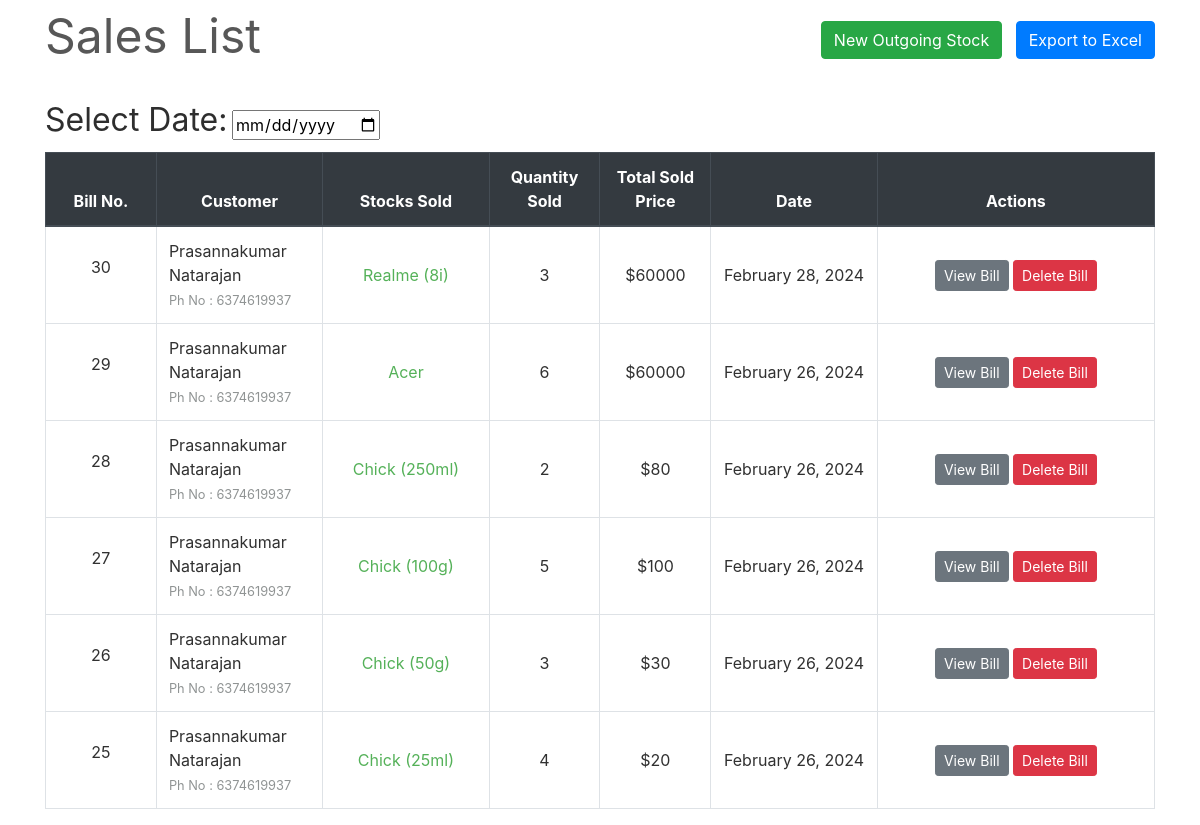
/transactions/sales/, run on an earlier commit of the app's database.
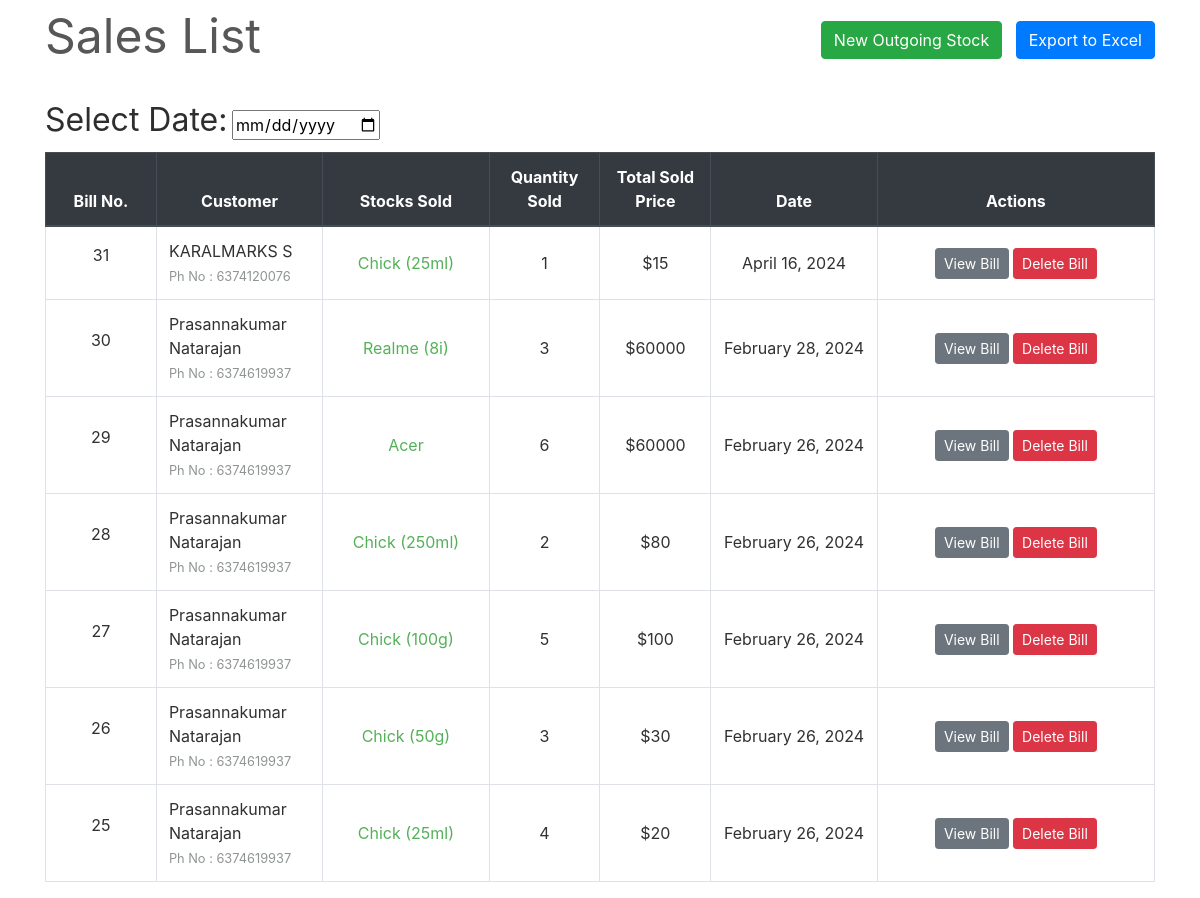
And on a later commit of the database.
### transactions/models.py (models this page shows, shortened)
class SaleBill(models.Model):
    billno = models.AutoField(primary_key=True)
    time = models.DateTimeField(auto_now=True)
    name = models.CharField(max_length=150)
    phone = models.CharField(max_length=12)
    address = models.CharField(max_length=200)
    email = models.EmailField(max_length=254)
    gstin = models.CharField(max_length=15)
    def get_items_list(self):
        return SaleItem.objects.filter(billno=self)
    def get_total_price(self):
        saleitems = SaleItem.objects.filter(billno=self)
        total = 0
        for item in saleitems:
            total += item.totalprice
        return total

class SaleItem(models.Model):
    billno = models.ForeignKey(SaleBill, on_delete=models.CASCADE, related_name='salebillno')
    stock = models.ForeignKey(Stock, on_delete=models.CASCADE, related_name='saleitem')
    quantity = models.IntegerField(default=1)
    perprice = models.IntegerField(default=1)
    totalprice = models.IntegerField(default=1)
    total_sales_value = models.IntegerField(default=0)  # New field for total sales value

### inventory/models.py (models this page shows, shortened)
class Stock(models.Model):
    id = models.AutoField(primary_key=True)
    name = models.CharField(max_length=30)
    sub_category = models.CharField(max_length=30, blank=True)  # Allow blank for non-mandatory sub_category
    quantity = models.IntegerField(default=1)
    cost = models.DecimalField(max_digits=10, decimal_places=2)
    is_deleted = models.BooleanField(default=False)
    is_selected = models.BooleanField(default=False)
    total_sales_value = models.IntegerField(default=0)
    reorder_point = models.IntegerField(default=0)
    class Meta:
        unique_together = ('name', 'sub_category')

### transactions/views.py (the view)
class SaleView(ListView):
    model = SaleBill
    template_name = "sales/sales_list.html"
    context_object_name = 'bills'
    ordering = ['-time']
    paginate_by = 10

### transactions/templates/sales/sales_list.html (shortened to what this page needs)
{% extends "base.html" %}
{% load widget_tweaks %}
{% block content %}
    <div class="row" style="color: #575757; font-style: bold; font-size: 3rem;">
        <div class="col-md-8">Sales List</div>
        <div class="col-md-4">
            <div style="float:right;">
                <a class="btn btn-success" href="{% url 'new-sale' %}">New Outgoing Stock</a>
                <button class="btn btn-primary" onclick="exportPurchasesToExcel()">Export to Excel</button>
            </div>
        </div>
    </div>
    <br>
    <label for="datepicker">Select Date:</label>
    <input type="date" id="datepicker">
    <table class="table table-css table-bordered table-hover">
        <thead class="thead-dark align-middle">
            <tr>
                <th width="10%">Bill No.</th>
                <th width="15%">Customer</th>
                <th width="15%">Stocks Sold</th>
                <th width="10%">Quantity Sold</th>
                <th width="10%">Total Sold Price</th>
                <th width="15%">Date</th>
                <th width="25%">Actions</th>
            </tr>
        </thead>
        {% if bills %}
            <tbody id="salesTableBody">
                {% for sale in bills %}
                    <tr>
                        <td class="align-middle"><p>{{ sale.billno }}</p></td>
                        <td class="">{{ sale.name }} <br> <small style="color: #909494">Ph No : {{ sale.phone }}</small></td>
                        <td class="align-middle">
                            {% for item in sale.get_items_list %}
                                <a href="{% url 'product-details' item.stock.name %}">
                                    {{ item.stock.name }}
                                    {% if item.stock.sub_category %}
                                        ({{ item.stock.sub_category }})
                                    {% endif %}
                                </a><br>
                            {% endfor %}
                        </td>
                        <td class="align-middle">{% for item in sale.get_items_list %} {{ item.quantity }} <br> {% endfor %}</td>
                        <td class="align-middle">${{ sale.get_total_price }}</td>
                        <td class="align-middle">{{ sale.time|date:"F" }} {{ sale.time|date:"d," }} {{ sale.time|date:"Y" }}</td>
                        <td class="align-middle">
                            <a href="{% url 'sale-bill' sale.billno %}" class="btn btn-secondary btn-sm">View Bill</a>
                            <a href="{% url 'delete-sale' sale.pk %}" class="btn btn-danger btn-sm">Delete Bill</a>
                        </td>
                    </tr>
                {% endfor %}
            </tbody>
    </table>
    {% else %}
        <tbody></tbody>
    </table>
    <br><br><br><br><br><br><br><br>
    <div style="color: #575757; font-style: bold; font-size: 1.5rem; text-align: center;">The records are empty. Please try adding some.</div>
    {% endif %}
{% endblock content %}

### homepage/templates/base.html (shortened to what this page needs)
{% load static %}
<!DOCTYPE html>
<html lang="en">
<head>
    <link rel="stylesheet" type="text/css" href="{% static 'bootstrap/bootstrap.min.css' %}">
    <link rel="stylesheet" href="https://use.fontawesome.com/releases/v5.7.0/css/all.css">
    <link rel="stylesheet" type="text/css" href="{% static 'css/main.css' %}">
    <link rel="stylesheet" type="text/css" href="{% static 'css/sidebar.css' %}">
    <link rel="stylesheet" type="text/css" href="{% static 'css/dialogbox.css' %}">
</head>
<body>
    <main id="wrapper">
                    <div class="container">
                        {% block content %}{% endblock content %}
                    </div>
            <br>
    </main>
</body>
</html>

### homepage/static/css/main.css (style rules this page uses)
body, html { height: 100%; }
label { color: rgb(46, 46, 46); font-size: 2rem; }
p { color: rgb(49, 49, 49); }
a { color: #55b159; }
.table-css { color: #313131; }
.align-middle { text-align: center; }

### homepage/static/css/sidebar.css (style rules this page uses)
#wrapper { display: flex; width: 100%; align-items: stretch; }

What changed in the data, as far as the page shows it:
added SaleBill: billno "31", name "KARALMARKS S", phone "6374120076", get_total_price "15", time "April", time "16,", time "2024"
added SaleItem: stock.name "Chick", stock.sub_category "25ml", quantity "1"
